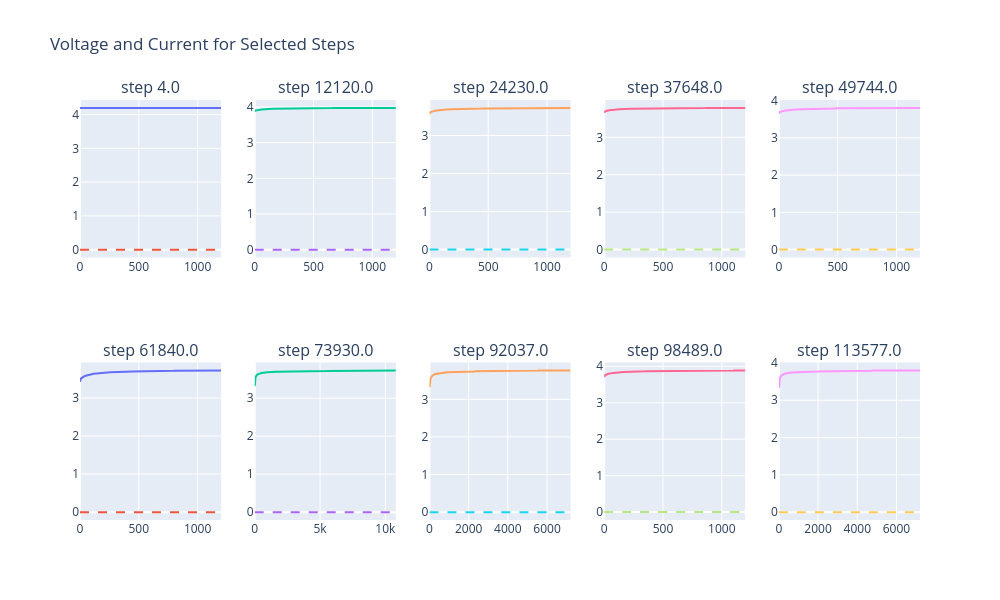

This figure's notebook cell:
### Code cell
###########################
# Plotting Combined Rest #
###########################

nasa_filtered['Step_Time'] = nasa_filtered.groupby(['Cell','Step'])['Time'].transform(lambda x: x - x.min())

filtered_df = nasa_filtered[nasa_filtered['Cell'] == 9] ############## adjust here
# Ensure the 'Cycle' column is sorted and unique
cycle_numbers = np.sort(filtered_df['Step'].unique())

# Check if there are enough cycles # maybe edit
if len(cycle_numbers) < 1:
    raise ValueError("Not enough unique cycles to select 1 quantiles.")

# Calculate the quantile-based indices (0.1, 0.2, ..., 1.0 percentiles)
quantile_indices = (np.linspace(0, len(cycle_numbers) - 1, 10)).astype(int)

# Select the cycles corresponding to the quantile indices
selected_cycles = cycle_numbers[quantile_indices]

# Create a 2x5 subplot grid
fig = make_subplots(rows=2, cols=5, subplot_titles=[f"step {cycle}" for cycle in selected_cycles])

# Loop over each selected cycle to create a separate plot
for idx, cycle in enumerate(selected_cycles):
    # Filter data for the current cycle
    cycle_data = filtered_df[filtered_df['Step'] == cycle]
    
    # Determine the row and column for this subplot
    row = (idx // 5) + 1  # Rows: 1 or 2
    col = (idx % 5) + 1   # Columns: 1 to 5

     # Add the voltage trace
    fig.add_trace(
        go.Scatter(x=cycle_data['Step_Time'], y=cycle_data['Voltage'], 
                   mode='lines', name=f"voltage - step {cycle}"),
        row=row, col=col
    )

    # Add the instantaneous capacity trace
    fig.add_trace(
        go.Scatter(x=cycle_data['Step_Time'], y=cycle_data['Current'], 
                   mode='lines', name=f"capacity - step {cycle}", line=dict(dash='dash')),
        row=row, col=col
    )

# Update layout
fig.update_layout(
    height=600, width=1000, 
    title_text='Voltage and Current for Selected Steps',
    showlegend=False
)

# Show the plot
fig.show()

### Figure 1 — Plotly figure (JSON) as saved in the notebook; plotly's stock layout.template omitted (floating-point values rounded to 4 significant figures; data arrays with more than 128 entries replaced by an {"elided": "..."} marker saying what was removed)
{"data": [{"mode": "lines", "name": "voltage - step 4.0", "type": "scatter", "x": {"elided": "1201 float values"}, "xaxis": "x", "y": {"elided": "1201 float values"}, "yaxis": "y"}, {"line": {"dash": "dash"}, "mode": "lines", "name": "capacity - step 4.0", "type": "scatter", "x": {"elided": "1201 float values"}, "xaxis": "x", "y": {"elided": "1201 int values"}, "yaxis": "y"}, {"mode": "lines", "name": "voltage - step 12120.0", "type": "scatter", "x": {"elided": "1201 float values"}, "xaxis": "x2", "y": {"elided": "1201 float values"}, "yaxis": "y2"}, {"line": {"dash": "dash"}, "mode": "lines", "name": "capacity - step 12120.0", "type": "scatter", "x": {"elided": "1201 float values"}, "xaxis": "x2", "y": {"elided": "1201 int values"}, "yaxis": "y2"}, {"mode": "lines", "name": "voltage - step 24230.0", "type": "scatter", "x": {"elided": "1201 float values"}, "xaxis": "x3", "y": {"elided": "1201 float values"}, "yaxis": "y3"}, {"line": {"dash": "dash"}, "mode": "lines", "name": "capacity - step 24230.0", "type": "scatter", "x": {"elided": "1201 float values"}, "xaxis": "x3", "y": {"elided": "1201 int values"}, "yaxis": "y3"}, {"mode": "lines", "name": "voltage - step 37648.0", "type": "scatter", "x": {"elided": "1201 float values"}, "xaxis": "x4", "y": {"elided": "1201 float values"}, "yaxis": "y4"}, {"line": {"dash": "dash"}, "mode": "lines", "name": "capacity - step 37648.0", "type": "scatter", "x": {"elided": "1201 float values"}, "xaxis": "x4", "y": {"elided": "1201 int values"}, "yaxis": "y4"}, {"mode": "lines", "name": "voltage - step 49744.0", "type": "scatter", "x": {"elided": "1201 float values"}, "xaxis": "x5", "y": {"elided": "1201 float values"}, "yaxis": "y5"}, {"line": {"dash": "dash"}, "mode": "lines", "name": "capacity - step 49744.0", "type": "scatter", "x": {"elided": "1201 float values"}, "xaxis": "x5", "y": {"elided": "1201 int values"}, "yaxis": "y5"}, {"mode": "lines", "name": "voltage - step 61840.0", "type": "scatter", "x": {"elided": "1201 float values"}, "xaxis": "x6", "y": {"elided": "1201 float values"}, "yaxis": "y6"}, {"line": {"dash": "dash"}, "mode": "lines", "name": "capacity - step 61840.0", "type": "scatter", "x": {"elided": "1201 float values"}, "xaxis": "x6", "y": {"elided": "1201 int values"}, "yaxis": "y6"}, {"mode": "lines", "name": "voltage - step 73930.0", "type": "scatter", "x": {"elided": "1081 float values"}, "xaxis": "x7", "y": {"elided": "1081 float values"}, "yaxis": "y7"}, {"line": {"dash": "dash"}, "mode": "lines", "name": "capacity - step 73930.0", "type": "scatter", "x": {"elided": "1081 float values"}, "xaxis": "x7", "y": {"elided": "1081 int values"}, "yaxis": "y7"}, {"mode": "lines", "name": "voltage - step 92037.0", "type": "scatter", "x": {"elided": "721 float values"}, "xaxis": "x8", "y": {"elided": "721 float values"}, "yaxis": "y8"}, {"line": {"dash": "dash"}, "mode": "lines", "name": "capacity - step 92037.0", "type": "scatter", "x": {"elided": "721 float values"}, "xaxis": "x8", "y": {"elided": "721 int values"}, "yaxis": "y8"}, {"mode": "lines", "name": "voltage - step 98489.0", "type": "scatter", "x": {"elided": "1201 float values"}, "xaxis": "x9", "y": {"elided": "1201 float values"}, "yaxis": "y9"}, {"line": {"dash": "dash"}, "mode": "lines", "name": "capacity - step 98489.0", "type": "scatter", "x": {"elided": "1201 float values"}, "xaxis": "x9", "y": {"elided": "1201 int values"}, "yaxis": "y9"}, {"mode": "lines", "name": "voltage - step 113577.0", "type": "scatter", "x": {"elided": "721 float values"}, "xaxis": "x10", "y": {"elided": "721 float values"}, "yaxis": "y10"}, {"line": {"dash": "dash"}, "mode": "lines", "name": "capacity - step 113577.0", "type": "scatter", "x": {"elided": "721 float values"}, "xaxis": "x10", "y": {"elided": "721 int values"}, "yaxis": "y10"}], "layout": {"annotations": [{"font": {"size": 16}, "showarrow": false, "text": "step 4.0", "x": 0.084, "xanchor": "center", "xref": "paper", "y": 1, "yanchor": "bottom", "yref": "paper"}, {"font": {"size": 16}, "showarrow": false, "text": "step 12120.0", "x": 0.292, "xanchor": "center", "xref": "paper", "y": 1, "yanchor": "bottom", "yref": "paper"}, {"font": {"size": 16}, "showarrow": false, "text": "step 24230.0", "x": 0.5, "xanchor": "center", "xref": "paper", "y": 1, "yanchor": "bottom", "yref": "paper"}, {"font": {"size": 16}, "showarrow": false, "text": "step 37648.0", "x": 0.708, "xanchor": "center", "xref": "paper", "y": 1, "yanchor": "bottom", "yref": "paper"}, {"font": {"size": 16}, "showarrow": false, "text": "step 49744.0", "x": 0.916, "xanchor": "center", "xref": "paper", "y": 1, "yanchor": "bottom", "yref": "paper"}, {"font": {"size": 16}, "showarrow": false, "text": "step 61840.0", "x": 0.084, "xanchor": "center", "xref": "paper", "y": 0.375, "yanchor": "bottom", "yref": "paper"}, {"font": {"size": 16}, "showarrow": false, "text": "step 73930.0", "x": 0.292, "xanchor": "center", "xref": "paper", "y": 0.375, "yanchor": "bottom", "yref": "paper"}, {"font": {"size": 16}, "showarrow": false, "text": "step 92037.0", "x": 0.5, "xanchor": "center", "xref": "paper", "y": 0.375, "yanchor": "bottom", "yref": "paper"}, {"font": {"size": 16}, "showarrow": false, "text": "step 98489.0", "x": 0.708, "xanchor": "center", "xref": "paper", "y": 0.375, "yanchor": "bottom", "yref": "paper"}, {"font": {"size": 16}, "showarrow": false, "text": "step 113577.0", "x": 0.916, "xanchor": "center", "xref": "paper", "y": 0.375, "yanchor": "bottom", "yref": "paper"}], "height": 600, "showlegend": false, "title": {"text": "Voltage and Current for Selected Steps"}, "width": 1000, "xaxis": {"anchor": "y", "autorange": true, "domain": [0, 0.168], "range": [0, 1200.0], "type": "linear"}, "xaxis10": {"anchor": "y10", "autorange": true, "domain": [0.832, 1], "range": [0, 7200.0], "type": "linear"}, "xaxis2": {"anchor": "y2", "autorange": true, "domain": [0.208, 0.376], "range": [0, 1200.0], "type": "linear"}, "xaxis3": {"anchor": "y3", "autorange": true, "domain": [0.416, 0.584], "range": [0, 1200.0], "type": "linear"}, "xaxis4": {"anchor": "y4", "autorange": true, "domain": [0.624, 0.792], "range": [0, 1200.0], "type": "linear"}, "xaxis5": {"anchor": "y5", "autorange": true, "domain": [0.832, 1], "range": [0, 1200.0], "type": "linear"}, "xaxis6": {"anchor": "y6", "autorange": true, "domain": [0, 0.168], "range": [0, 1200.0], "type": "linear"}, "xaxis7": {"anchor": "y7", "autorange": true, "domain": [0.208, 0.376], "range": [0, 10800.0], "type": "linear"}, "xaxis8": {"anchor": "y8", "autorange": true, "domain": [0.416, 0.584], "range": [0, 7200.0], "type": "linear"}, "xaxis9": {"anchor": "y9", "autorange": true, "domain": [0.624, 0.792], "range": [0, 1200.0], "type": "linear"}, "yaxis": {"anchor": "x", "autorange": true, "domain": [0.625, 1], "range": [-0.2333, 4.432], "type": "linear"}, "yaxis10": {"anchor": "x10", "autorange": true, "domain": [0, 0.375], "range": [-0.2112, 4.012], "type": "linear"}, "yaxis2": {"anchor": "x2", "autorange": true, "domain": [0.625, 1], "range": [-0.2208, 4.196], "type": "linear"}, "yaxis3": {"anchor": "x3", "autorange": true, "domain": [0.625, 1], "range": [-0.2069, 3.932], "type": "linear"}, "yaxis4": {"anchor": "x4", "autorange": true, "domain": [0.625, 1], "range": [-0.2103, 3.996], "type": "linear"}, "yaxis5": {"anchor": "x5", "autorange": true, "domain": [0.625, 1], "range": [-0.2113, 4.014], "type": "linear"}, "yaxis6": {"anchor": "x6", "autorange": true, "domain": [0, 0.375], "range": [-0.2068, 3.93], "type": "linear"}, "yaxis7": {"anchor": "x7", "autorange": true, "domain": [0, 0.375], "range": [-0.2074, 3.941], "type": "linear"}, "yaxis8": {"anchor": "x8", "autorange": true, "domain": [0, 0.375], "range": [-0.2094, 3.978], "type": "linear"}, "yaxis9": {"anchor": "x9", "autorange": true, "domain": [0, 0.375], "range": [-0.216, 4.104], "type": "linear"}}}
